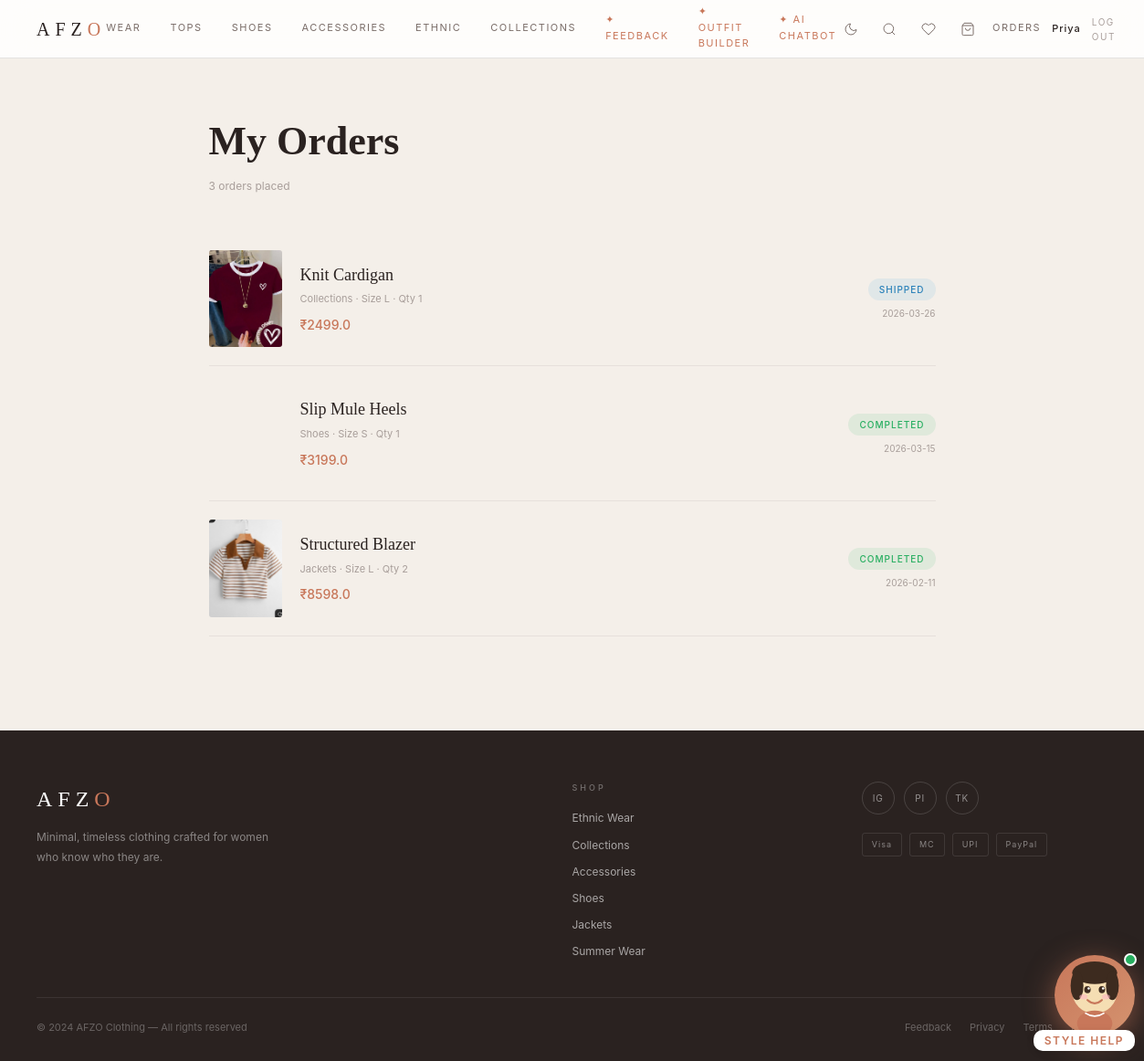
/orders (signed in), run on the app's committed database.
### tables this page shows
CREATE TABLE orders (
        id INTEGER PRIMARY KEY AUTOINCREMENT,
        user_name TEXT NOT NULL,
        user_email TEXT NOT NULL,
        product_id INTEGER NOT NULL,
        product_name TEXT NOT NULL,
        category TEXT NOT NULL,
        price REAL NOT NULL,
        qty INTEGER DEFAULT 1,
        size TEXT,
        status TEXT DEFAULT 'completed',
        ordered_at TIMESTAMP DEFAULT CURRENT_TIMESTAMP
    );

### afzo-clothing/app.py (the view)
@app.route('/orders')
def order_history():
    if not session.get('user'): return redirect(url_for('index'))
    con=get_db(); cur=con.cursor()
    cur.execute('SELECT id,product_name,category,price,qty,size,status,ordered_at FROM orders WHERE user_email=? ORDER BY ordered_at DESC',
                (session['user']['email'],))
    rows=cur.fetchall(); con.close()
    orders=[]
    for r in rows:
        pid_match=next((p for p in PRODUCTS if p['name']==r[1]),None)
        can_cancel = False
        if r[6] in ['pending', 'completed'] and r[7]:
            try:
                order_time = datetime.strptime(r[7], '%Y-%m-%d %H:%M:%S')
                time_diff = datetime.now() - order_time
                can_cancel = time_diff.total_seconds() < 86400  # 24 hours in seconds
            except:
                pass
        orders.append({'id':r[0],'product_name':r[1],'category':r[2],'price':r[3],
                       'qty':r[4],'size':r[5],'status':r[6],'date':r[7][:10] if r[7] else '',
                       'image':pid_match['image'] if pid_match else '', 'can_cancel':can_cancel})
    return render_template('orders.html',orders=orders,user=session.get('user'))

### afzo-clothing/app.py (called while the page is built)
def get_db(): return sqlite3.connect(DB)

### afzo-clothing/templates/orders.html (shortened to what this page needs)
{% extends "base.html" %}
{% block content %}
<div class="page">
  <div style="max-width:860px;margin:0 auto;padding:56px 32px">
    <h1 style="font-family:var(--font-serif);font-size:44px;color:var(--dark);margin-bottom:4px">My Orders</h1>
    <p style="font-size:12px;color:var(--light);margin-bottom:40px">{{ orders|length }} order{{ 's' if orders|length!=1 else '' }} placed</p>
    {% if orders %}
      {% for o in orders %}
      <div style="display:grid;grid-template-columns:80px 1fr auto;gap:20px;align-items:center;padding:20px 0;border-bottom:1px solid var(--border-lt)">
        <div style="aspect-ratio:3/4;overflow:hidden;border-radius:3px;background:var(--beige)">{% if o.image %}<img src="{{ o.image }}" alt="{{ o.product_name }}" style="width:100%;height:100%;object-fit:cover">{% endif %}</div>
        <div>
          <div style="font-family:var(--font-serif);font-size:18px;color:var(--dark);margin-bottom:4px">{{ o.product_name }}</div>
          <div style="font-size:11px;color:var(--light);margin-bottom:8px">{{ o.category|title }} · Size {{ o.size }} · Qty {{ o.qty }}</div>
          <div style="font-size:14px;color:var(--terra);font-weight:500">₹{{ o.price*o.qty }}</div>
        </div>
        <div style="text-align:right">
          <div style="display:inline-block;padding:4px 12px;border-radius:20px;font-size:10px;letter-spacing:1px;text-transform:uppercase;font-weight:500;background:{% if o.status=='completed' %}rgba(39,174,96,0.1){% elif o.status=='shipped' %}rgba(52,152,219,0.1){% else %}rgba(243,156,18,0.1){% endif %};color:{% if o.status=='completed' %}#27ae60{% elif o.status=='shipped' %}#2980b9{% else %}#e67e22{% endif %}">{{ o.status }}</div>
          <div style="font-size:10px;color:var(--light);margin-top:6px">{{ o.date }}</div>                  </div>
      </div>
      {% endfor %}
    {% endif %}
  </div>
</div>
{% endblock %}

### afzo-clothing/static/css/style.css (style rules this page uses)
:root { --font-serif: 'Georgia', 'Times New Roman', serif; --font-sans: 'Inter', -apple-system, BlinkMacSystemFont, 'Segoe UI', sans-serif; --dark: #2A2220; --mid: #7A6D68; --light: #A89E9A; --beige: #F4EFE9; --terra: #C8775A; --terra-dark: #A85F43; --border: rgba(42,34,32,0.12); --border-lt: rgba(42,34,32,0.07); --bg: #FFFFFF; --bg-page: #F4EFE9; --bg-card: #FFFFFF; --bg-nav: rgba(255,255,255,0.85); --nav-h: 64px; --glass-bg: rgba(255,255,255,0.65); --glass-border: rgba(255,255,255,0.5); --shadow-sm: 0 2px 12px rgba(42,34,32,0.07); --shadow-md: 0 8px 32px rgba(42,34,32,0.12); --shadow-lg: 0 24px 64px rgba(42,34,32,0.16); --transition: 0.25s cubic-bezier(0.4,0,0.2,1); }
*, *::before, *::after { box-sizing: border-box; margin: 0; padding: 0; }
html { scroll-behavior: smooth; }
body { font-family: var(--font-sans); background: var(--bg-page); color: var(--dark); line-height: 1.6; transition: background var(--transition), color var(--transition); }
img { display: block; max-width: 100%; }
.page { min-height: calc(100vh - var(--nav-h)); }

### data on the page
orders: shows a picture, product_name "Knit Cardigan", category "Collections", size "L", qty "1", o.price*o.qty "2499.0", status "SHIPPED", date "2026-03-26"
orders: product_name "Slip Mule Heels", category "Shoes", size "S", qty "1", o.price*o.qty "3199.0", status "COMPLETED", date "2026-03-15"
orders: shows a picture, product_name "Structured Blazer", category "Jackets", size "L", qty "2", o.price*o.qty "8598.0", status "COMPLETED", date "2026-02-11"

### other printed values
{{ user.name.split()[0] }} "Priya"
{{ orders|length }} "3"
{{ 's' if orders|length!=1 else '' }} "s"
